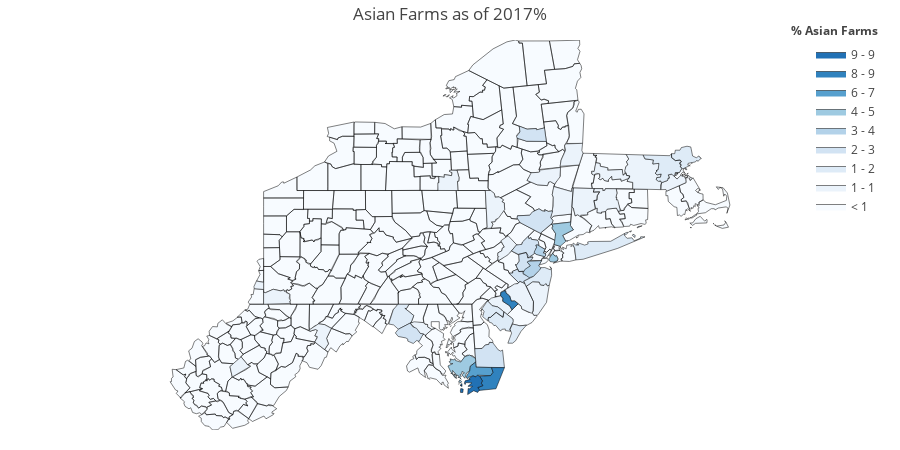

This figure's notebook cell:
### Code cell
colorscale = ["#f7fbff", "#ebf3fb", "#deebf7", "#d2e3f3", "#c6dbef", "#b3d2e9", "#9ecae1",
    "#85bcdb", "#6baed6", "#57a0ce", "#4292c6", "#3082be", "#2171b5", "#1361a9",
    "#08519c", "#0b4083", "#08306b"
]
endpts = list(np.linspace(1, 12, len(colorscale) - 1))
fips = asian_farms['fipstext'].tolist()
values = asian_farms['value'].tolist()


fig = ff.create_choropleth(
    fips=fips, values=values, scope=['PA, NJ, DE, MD, NY, CT, DC, VA, WV, MA'],
    binning_endpoints=endpts, colorscale=colorscale,
    county_outline={'color': 'black', 'width': 0.5}, 
    state_outline={'color': 'black', 'width': 10.5}, round_legend_values=True,
    show_state_data=True,
    show_hover=True,
    asp = 2.5,
    title_text = 'Asian Farms as of 2017%',
    legend_title = '% Asian Farms'
)
fig.layout.template = None
fig.show()
